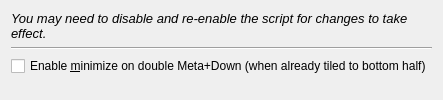
<?xml version="1.0" encoding="UTF-8"?>
<ui version="4.0">
 <class>Form</class>
 <widget class="QWidget" name="Form">
  <property name="geometry">
   <rect>
    <x>0</x>
    <y>0</y>
    <width>400</width>
    <height>100</height>
   </rect>
  </property>
  <property name="windowTitle">
   <string>Top Half or Maximize Settings</string>
  </property>
  <layout class="QVBoxLayout" name="verticalLayout">
   <item>
    <widget class="QLabel" name="label_notice">
     <property name="font">
      <font>
       <pointsize>10</pointsize>
       <italic>true</italic>
      </font>
     </property>
     <property name="text">
      <string>You may need to disable and re-enable the script for changes to take effect.</string>
     </property>
     <property name="wordWrap">
      <bool>true</bool>
     </property>
    </widget>
   </item>
   <item>
    <widget class="Line" name="line">
     <property name="orientation">
      <enum>Qt::Orientation::Horizontal</enum>
     </property>
    </widget>
   </item>
   <item>
    <widget class="QCheckBox" name="kcfg_enableMinimize">
     <property name="text">
      <string>Enable &amp;minimize on double Meta+Down (when already tiled to bottom half)</string>
     </property>
    </widget>
   </item>
   <item>
    <spacer name="verticalSpacer">
     <property name="orientation">
      <enum>Qt::Orientation::Vertical</enum>
     </property>
     <property name="sizeHint" stdset="0">
      <size>
       <width>20</width>
       <height>40</height>
      </size>
     </property>
    </spacer>
   </item>
  </layout>
 </widget>
 <resources/>
 <connections/>
</ui>
